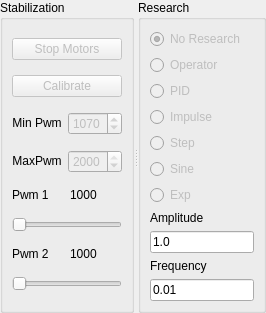
    <widget class="QSplitter" name="splitter">
     <property name="sizePolicy">
      <sizepolicy hsizetype="Preferred" vsizetype="Preferred">
       <horstretch>0</horstretch>
       <verstretch>0</verstretch>
      </sizepolicy>
     </property>
     <property name="orientation">
      <enum>Qt::Horizontal</enum>
     </property>
     <widget class="QGroupBox" name="stabGroupBox">
      <property name="sizePolicy">
       <sizepolicy hsizetype="Preferred" vsizetype="Preferred">
        <horstretch>0</horstretch>
        <verstretch>0</verstretch>
       </sizepolicy>
      </property>
      <property name="title">
       <string>Stabilization</string>
      </property>
      <layout class="QVBoxLayout" name="verticalLayout_2">
       <item>
        <widget class="QPushButton" name="stopMotorsButton">
         <property name="enabled">
          <bool>false</bool>
         </property>
         <property name="sizePolicy">
          <sizepolicy hsizetype="Preferred" vsizetype="Fixed">
           <horstretch>0</horstretch>
           <verstretch>0</verstretch>
          </sizepolicy>
         </property>
         <property name="text">
          <string>Stop Motors</string>
         </property>
        </widget>
       </item>
       <item>
        <widget class="QPushButton" name="calibrButton">
         <property name="enabled">
          <bool>false</bool>
         </property>
         <property name="sizePolicy">
          <sizepolicy hsizetype="Preferred" vsizetype="Fixed">
           <horstretch>0</horstretch>
           <verstretch>0</verstretch>
          </sizepolicy>
         </property>
         <property name="text">
          <string>Calibrate</string>
         </property>
        </widget>
       </item>
       <item>
        <layout class="QHBoxLayout" name="horizontalLayout_4">
         <item>
          <widget class="QLabel" name="label">
           <property name="sizePolicy">
            <sizepolicy hsizetype="Preferred" vsizetype="Fixed">
             <horstretch>0</horstretch>
             <verstretch>0</verstretch>
            </sizepolicy>
           </property>
           <property name="text">
            <string>Min Pwm</string>
           </property>
           <property name="alignment">
            <set>Qt::AlignCenter</set>
           </property>
          </widget>
         </item>
         <item>
          <widget class="QSpinBox" name="pwm1SpinBox">
           <property name="enabled">
            <bool>false</bool>
           </property>
           <property name="sizePolicy">
            <sizepolicy hsizetype="Preferred" vsizetype="Fixed">
             <horstretch>0</horstretch>
             <verstretch>0</verstretch>
            </sizepolicy>
           </property>
           <property name="minimum">
            <number>1000</number>
           </property>
           <property name="maximum">
            <number>2000</number>
           </property>
           <property name="value">
            <number>1070</number>
           </property>
          </widget>
         </item>
        </layout>
       </item>
       <item>
        <layout class="QHBoxLayout" name="horizontalLayout_11">
         <item>
          <widget class="QLabel" name="label_2">
           <property name="sizePolicy">
            <sizepolicy hsizetype="Preferred" vsizetype="Fixed">
             <horstretch>0</horstretch>
             <verstretch>0</verstretch>
            </sizepolicy>
           </property>
           <property name="text">
            <string>MaxPwm</string>
           </property>
           <property name="alignment">
            <set>Qt::AlignCenter</set>
           </property>
          </widget>
         </item>
         <item>
          <widget class="QSpinBox" name="pwm2SpinBox">
           <property name="enabled">
            <bool>false</bool>
           </property>
           <property name="sizePolicy">
            <sizepolicy hsizetype="Preferred" vsizetype="Fixed">
             <horstretch>0</horstretch>
             <verstretch>0</verstretch>
            </sizepolicy>
           </property>
           <property name="minimum">
            <number>1000</number>
           </property>
           <property name="maximum">
            <number>2000</number>
           </property>
           <property name="value">
            <number>2000</number>
           </property>
          </widget>
         </item>
        </layout>
       </item>
       <item>
        <layout class="QHBoxLayout" name="horizontalLayout_5">
         <item>
          <widget class="QLabel" name="label_5">
           <property name="sizePolicy">
            <sizepolicy hsizetype="Preferred" vsizetype="Fixed">
             <horstretch>0</horstretch>
             <verstretch>0</verstretch>
            </sizepolicy>
           </property>
           <property name="text">
            <string>Pwm 1</string>
           </property>
          </widget>
         </item>
         <item>
          <widget class="QLabel" name="pwm1Label">
           <property name="sizePolicy">
            <sizepolicy hsizetype="Preferred" vsizetype="Fixed">
             <horstretch>0</horstretch>
             <verstretch>0</verstretch>
            </sizepolicy>
           </property>
           <property name="text">
            <string>1000</string>
           </property>
          </widget>
         </item>
        </layout>
       </item>
       <item>
        <widget class="QSlider" name="pwm1Slider">
         <property name="enabled">
          <bool>false</bool>
         </property>
         <property name="sizePolicy">
          <sizepolicy hsizetype="Preferred" vsizetype="Fixed">
           <horstretch>0</horstretch>
           <verstretch>0</verstretch>
          </sizepolicy>
         </property>
         <property name="minimum">
          <number>1000</number>
         </property>
         <property name="maximum">
          <number>2000</number>
         </property>
         <property name="orientation">
          <enum>Qt::Horizontal</enum>
         </property>
        </widget>
       </item>
       <item>
        <layout class="QHBoxLayout" name="horizontalLayout_10">
         <item>
          <widget class="QLabel" name="label_6">
           <property name="sizePolicy">
            <sizepolicy hsizetype="Preferred" vsizetype="Fixed">
             <horstretch>0</horstretch>
             <verstretch>0</verstretch>
            </sizepolicy>
           </property>
           <property name="text">
            <string>Pwm 2</string>
           </property>
          </widget>
         </item>
         <item>
          <widget class="QLabel" name="pwm2Label">
           <property name="sizePolicy">
            <sizepolicy hsizetype="Preferred" vsizetype="Fixed">
             <horstretch>0</horstretch>
             <verstretch>0</verstretch>
            </sizepolicy>
           </property>
           <property name="text">
            <string>1000</string>
           </property>
          </widget>
         </item>
        </layout>
       </item>
       <item>
        <widget class="QSlider" name="pwm2Slider">
         <property name="enabled">
          <bool>false</bool>
         </property>
         <property name="sizePolicy">
          <sizepolicy hsizetype="Preferred" vsizetype="Fixed">
           <horstretch>0</horstretch>
           <verstretch>0</verstretch>
          </sizepolicy>
         </property>
         <property name="minimum">
          <number>1000</number>
         </property>
         <property name="maximum">
          <number>2000</number>
         </property>
         <property name="orientation">
          <enum>Qt::Horizontal</enum>
         </property>
        </widget>
       </item>
      </layout>
     </widget>
     <widget class="QGroupBox" name="researchGroupBox">
      <property name="sizePolicy">
       <sizepolicy hsizetype="Preferred" vsizetype="Preferred">
        <horstretch>0</horstretch>
        <verstretch>0</verstretch>
       </sizepolicy>
      </property>
      <property name="title">
       <string>Research</string>
      </property>
      <layout class="QGridLayout" name="gridLayout_3">
       <item row="6" column="0">
        <widget class="QRadioButton" name="expRadioButton">
         <property name="enabled">
          <bool>false</bool>
         </property>
         <property name="sizePolicy">
          <sizepolicy hsizetype="Preferred" vsizetype="Fixed">
           <horstretch>0</horstretch>
           <verstretch>0</verstretch>
          </sizepolicy>
         </property>
         <property name="text">
          <string>Exp</string>
         </property>
        </widget>
       </item>
       <item row="1" column="0">
        <widget class="QRadioButton" name="operatorRadioButton">
         <property name="enabled">
          <bool>false</bool>
         </property>
         <property name="sizePolicy">
          <sizepolicy hsizetype="Preferred" vsizetype="Fixed">
           <horstretch>0</horstretch>
           <verstretch>0</verstretch>
          </sizepolicy>
         </property>
         <property name="text">
          <string>Operator</string>
         </property>
        </widget>
       </item>
       <item row="5" column="0">
        <widget class="QRadioButton" name="sineRadioButton">
         <property name="enabled">
          <bool>false</bool>
         </property>
         <property name="sizePolicy">
          <sizepolicy hsizetype="Preferred" vsizetype="Fixed">
           <horstretch>0</horstretch>
           <verstretch>0</verstretch>
          </sizepolicy>
         </property>
         <property name="text">
          <string>Sine</string>
         </property>
        </widget>
       </item>
       <item row="0" column="0">
        <widget class="QRadioButton" name="noResearchRadioButton">
         <property name="enabled">
          <bool>false</bool>
         </property>
         <property name="sizePolicy">
          <sizepolicy hsizetype="Preferred" vsizetype="Fixed">
           <horstretch>0</horstretch>
           <verstretch>0</verstretch>
          </sizepolicy>
         </property>
         <property name="text">
          <string>No Research</string>
         </property>
         <property name="checked">
          <bool>true</bool>
         </property>
        </widget>
       </item>
       <item row="10" column="0">
        <widget class="QLineEdit" name="researchFreqLineEdit">
         <property name="sizePolicy">
          <sizepolicy hsizetype="Preferred" vsizetype="Fixed">
           <horstretch>0</horstretch>
           <verstretch>0</verstretch>
          </sizepolicy>
         </property>
         <property name="text">
          <string>0.01</string>
         </property>
        </widget>
       </item>
       <item row="4" column="0">
        <widget class="QRadioButton" name="stepRadioButton">
         <property name="enabled">
          <bool>false</bool>
         </property>
         <property name="sizePolicy">
          <sizepolicy hsizetype="Preferred" vsizetype="Fixed">
           <horstretch>0</horstretch>
           <verstretch>0</verstretch>
          </sizepolicy>
         </property>
         <property name="text">
          <string>Step</string>
         </property>
        </widget>
       </item>
       <item row="9" column="0">
        <widget class="QLabel" name="label_4">
         <property name="sizePolicy">
          <sizepolicy hsizetype="Preferred" vsizetype="Fixed">
           <horstretch>0</horstretch>
           <verstretch>0</verstretch>
          </sizepolicy>
         </property>
         <property name="text">
          <string>Frequency</string>
         </property>
        </widget>
       </item>
       <item row="8" column="0">
        <widget class="QLineEdit" name="researchAmplLineEdit">
         <property name="sizePolicy">
          <sizepolicy hsizetype="Preferred" vsizetype="Fixed">
           <horstretch>0</horstretch>
           <verstretch>0</verstretch>
          </sizepolicy>
         </property>
         <property name="text">
          <string>1.0</string>
         </property>
        </widget>
       </item>
       <item row="7" column="0">
        <widget class="QLabel" name="label_3">
         <property name="sizePolicy">
          <sizepolicy hsizetype="Preferred" vsizetype="Fixed">
           <horstretch>0</horstretch>
           <verstretch>0</verstretch>
          </sizepolicy>
         </property>
         <property name="text">
          <string>Amplitude</string>
         </property>
        </widget>
       </item>
       <item row="2" column="0">
        <widget class="QRadioButton" name="pidRadioButton">
         <property name="enabled">
          <bool>false</bool>
         </property>
         <property name="sizePolicy">
          <sizepolicy hsizetype="Preferred" vsizetype="Fixed">
           <horstretch>0</horstretch>
           <verstretch>0</verstretch>
          </sizepolicy>
         </property>
         <property name="text">
          <string>PID</string>
         </property>
        </widget>
       </item>
       <item row="3" column="0">
        <widget class="QRadioButton" name="impulseRadioButton">
         <property name="enabled">
          <bool>false</bool>
         </property>
         <property name="sizePolicy">
          <sizepolicy hsizetype="Preferred" vsizetype="Fixed">
           <horstretch>0</horstretch>
           <verstretch>0</verstretch>
          </sizepolicy>
         </property>
         <property name="text">
          <string>Impulse</string>
         </property>
        </widget>
       </item>
      </layout>
     </widget>
    </widget>
